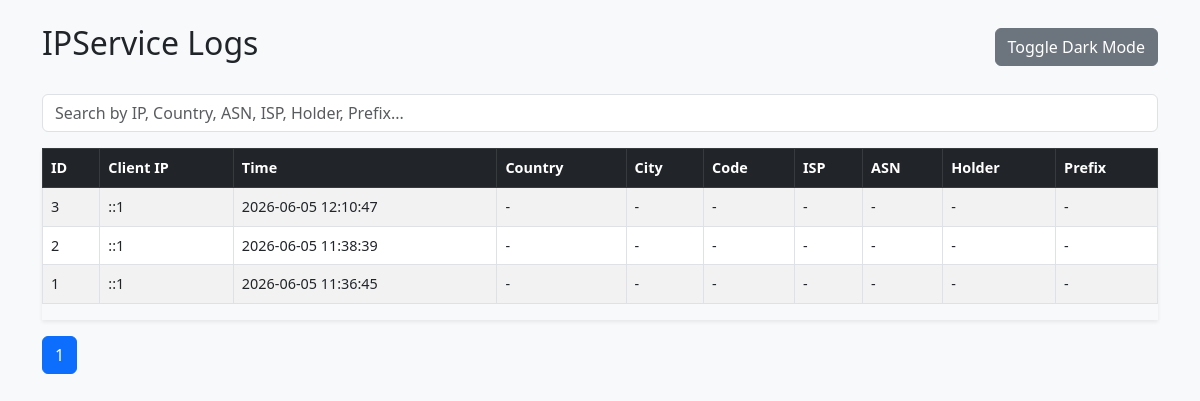
Before: / with the older database file.
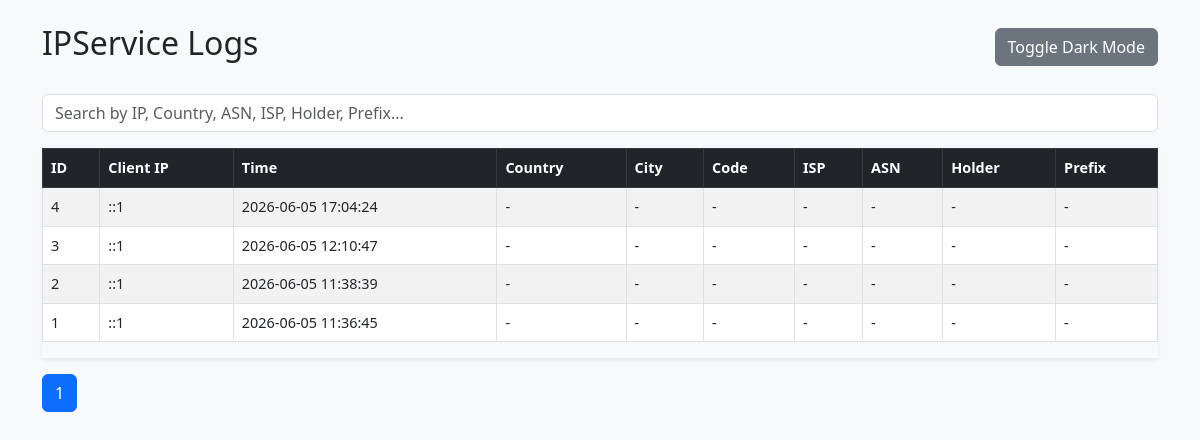
After: the same page with the newer database file.
### tables this page shows
CREATE TABLE requests (
            id INTEGER PRIMARY KEY AUTOINCREMENT,
            client_ip TEXT,
            created_at DATETIME DEFAULT CURRENT_TIMESTAMP
        );

### dashboard/server/app.py (the view)
@app.get("/")
def index():
    search = request.args.get("search", "")
    page = int(request.args.get("page", 1))
    rows, pages = fetch_data(search, page)
    return render_template(
        "index.html",
        rows=rows,
        pages=pages,
        current_page=page,
        search=search
    )

### dashboard/templates/index.html (shortened to what this page needs)
<!DOCTYPE html>
<html>
<head>
    <link
        href="https://cdn.jsdelivr.net/npm/bootstrap@5.3.0/dist/css/bootstrap.min.css"
        rel="stylesheet"
    >
    <link id="theme-style" rel="stylesheet" href="{{ url_for('static', filename='style.css') }}">
</head>
<body>
<div class="container py-4">
    <div class="d-flex justify-content-between align-items-center mb-4">
        <h2>IPService Logs</h2>
        <button id="toggle-dark" class="btn btn-secondary">
            Toggle Dark Mode
        </button>
    </div>
    <form method="get" class="mb-3">
        <input
            type="text"
            name="search"
            class="form-control"
            placeholder="Search by IP, Country, ASN, ISP, Holder, Prefix..."
            value="{{ search }}"
        >
    </form>
    <div class="table-responsive shadow-sm">
        <table class="table table-striped table-bordered align-middle">
            <thead class="table-dark">
                <tr>
                    <th>ID</th>
                    <th>Client IP</th>
                    <th>Time</th>
                    <th>Country</th>
                    <th>City</th>
                    <th>Code</th>
                    <th>ISP</th>
                    <th>ASN</th>
                    <th>Holder</th>
                    <th>Prefix</th>
                </tr>
            </thead>
            <tbody>
                {% for row in rows %}
                <tr>
                    <td>{{ row.id }}</td>
                    <td>{{ row.client_ip }}</td>
                    <td>{{ row.created_at }}</td>
                    <td>{{ row.geo_country or "-" }}</td>
                    <td>{{ row.geo_city or "-" }}</td>
                    <td>{{ row.geo_country_code or "-" }}</td>
                    <td>{{ row.geo_isp or "-" }}</td>
                    <td>{{ row.bgp_asn or "-" }}</td>
                    <td>{{ row.bgp_holder or "-" }}</td>
                    <td>{{ row.bgp_prefix or "-" }}</td>
                </tr>
                {% endfor %}
            </tbody>
        </table>
    </div>
    <nav class="mt-3">
        <ul class="pagination">
            {% for p in range(1, pages + 1) %}
            <li class="page-item {% if p == current_page %}active{% endif %}">
                <a class="page-link" href="?page={{ p }}&search={{ search }}">{{ p }}</a>
            </li>
            {% endfor %}
        </ul>
    </nav>
</div>
</body>
</html>

### dashboard/static/style.css (style rules this page uses)
body { background: #f8f9fa; }
table { font-size: 0.9rem; }
th { white-space: nowrap; }

Changed rows visible on the page:
added requests: id "4", client_ip "::1", created_at "2026-06-05 17:04:24", geo_country "-", geo_city "-", geo_country_code "-", geo_isp "-", bgp_asn "-", bgp_holder "-", bgp_prefix "-"
